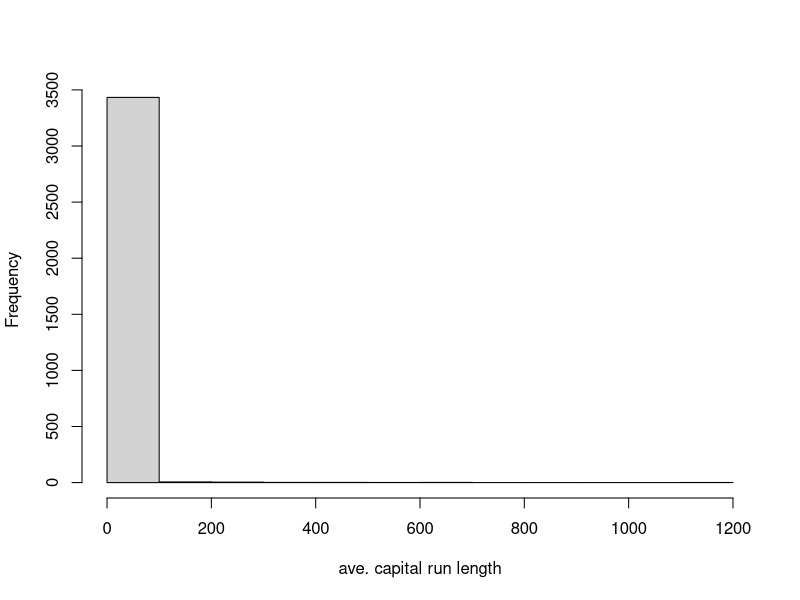
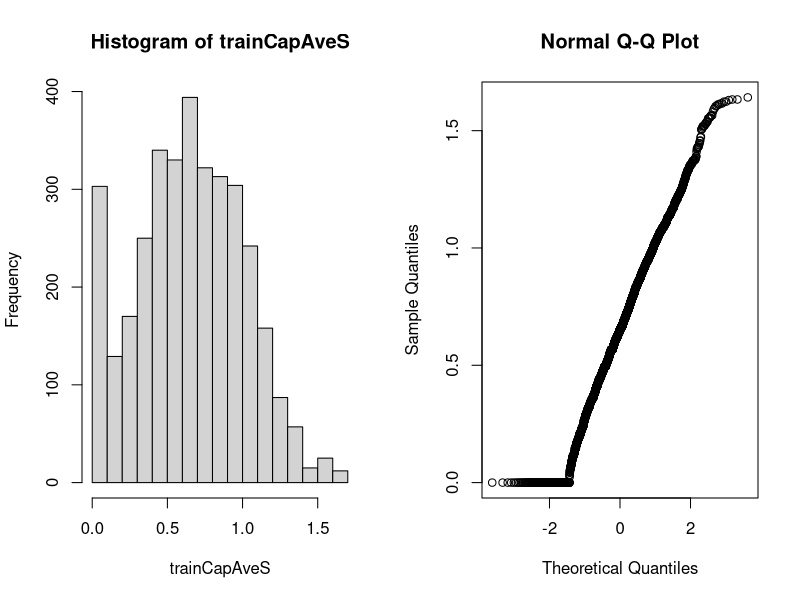

Recreate these plots in R, in order.
################################
### Preprocessing Predictors ###
################################


# often more useful for model based approaces

library(caret)
library(kernlab)

data(spam)

# 75% of data for training, the rest for testing
inTrain <- createDataPartition(y = spam$type, p = 0.75, list = FALSE)

training <- spam[inTrain,]
testing <- spam[-inTrain,]

# we see that capitalAve is very skewed -which makes it very hard to deal
# with in model based approaches
hist(training$capitalAve, main = "", xlab = "ave. capital run length")

mean(training$capitalAve)

sd(training$capitalAve)

# we see that mean is 4 but SD is 25


# Can be useful to standardize the variable by subtracting mean and dividing 
# by the standard deviation

trainCapAve <- training$capitalAve
trainCapAveS <- (trainCapAve - mean(trainCapAve))/sd(trainCapAve)


# When we do this, mean is 0 and SD is 1
mean(trainCapAveS)

sd(trainCapAveS)


# When we run the algorithm on the test set, we need to use the data from the 
# train set- the sd and mean of the TRAIN set, and transform test set using 
# those values

testCapAve <- testing$capitalAve

testCapAveS <- (testCapAve - mean(trainCapAve))/sd(trainCapAve)

# As a result, mean will not be exactly 0, and SD will not be exactly 1

mean(testCapAveS)
sd(testCapAveS)



########## Caret preProcess Function ######################

# Pass the whole data frame except 58th object, which is the outcome
# Tell it to center and scale every variable
preObj <- preProcess(training[,-58],method =c("center","scale"))
trainCapAveS <- predict(preObj, training[,-58])$capitalAve

mean(trainCapAveS)

sd(trainCapAveS)

# we see it gives same result as transformations above

# We can use the same object created above to apply transformation to 
# the test set
testCapAveS <- predict(preObj, testing[,-58])$capitalAve

mean(testCapAveS)
sd(testCapAveS)


################# We can also pass preprocess commands to train function

set.seed(32343)

modelFit <- train(type ~., data = training, preProcess=c("center","scale"),
                  method = "glm")

modelFit



################ Box-Cox transformations

# Centering and Scaling will help remove very strongly biased predictors
# or predictors that have super high variance

### Box-Cox
### Take continuous data and and try to make it look like normal data
### does this using set of preprocess parameters based on MLE

preObj <- preProcess(training[,-58], method =c("BoxCox"))

trainCapAveS <- predict(preObj, training[,-58])$capitalAve

par(mfrow=c(1,2))
hist(trainCapAveS)
qqnorm(trainCapAveS)

## We see that while it has helped to make this data more normal, it still has
## bunched data at 0, this is because it is a continuous transformation and it
## will not help deal with repeated values (in this case of 0)

###################### Imputing Data ####################################

# Prediction algorithms generally are not built to handle missing data
# as a result most of them will fail if its in the data set

library(RANN)
set.seed(13343)

# Make some values NA
training$capAve <- training$capitalAve
selectNA <- rbinom(dim(training)[1], size =1, prob =0.05)==1
training$capAve[selectNA] <- NA

# Impute and Standardize
# using k-nearest-neighbors imputation - finds the k nearest data vectors 
# that look most like the data vector with the missing value and average the 
# value of the variable thats missing and impute it
preObj <- preProcess(training[,-58], method = "knnImpute")
capAve <- predict(preObj, training[,-58])$capAve

# Standardize true values
capAveTruth <- training$capitalAve
capAveTruth <- (capAveTruth -mean(capAveTruth))/sd(capAveTruth)


## compare the actual values vs imputed values

# Imputed vs Real values - all very close
quantile(capAve - capAveTruth)

# Look at just imputed vs real values
quantile((capAve - capAveTruth)[selectNA])

# Look at ones that were not selected to be NA
quantile((capAve - capAveTruth)[!selectNA])
